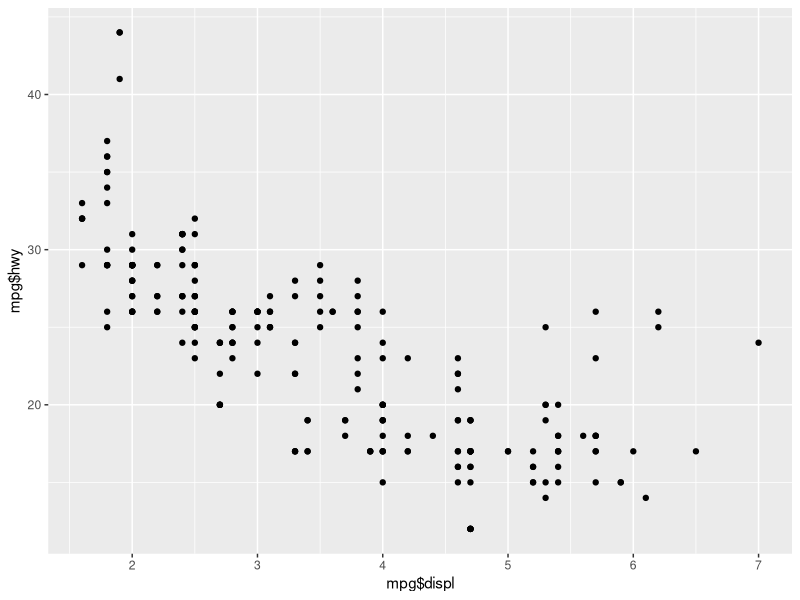
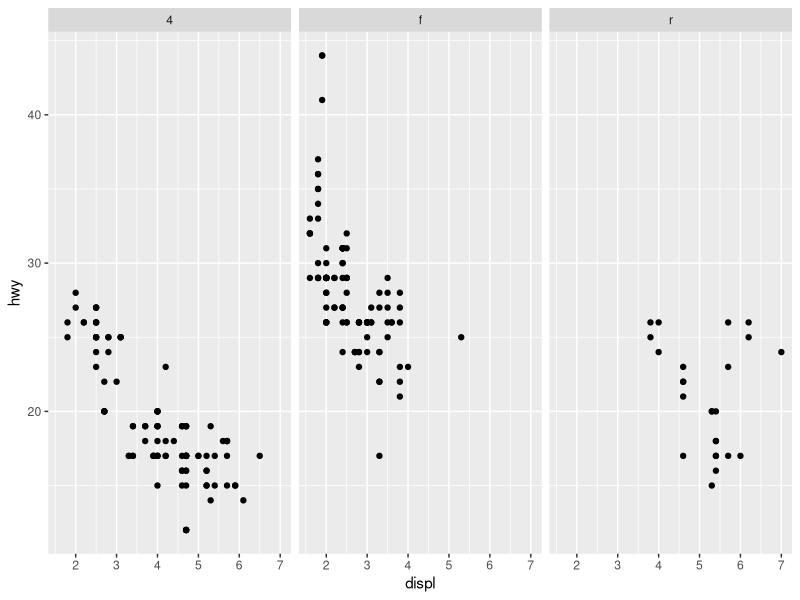
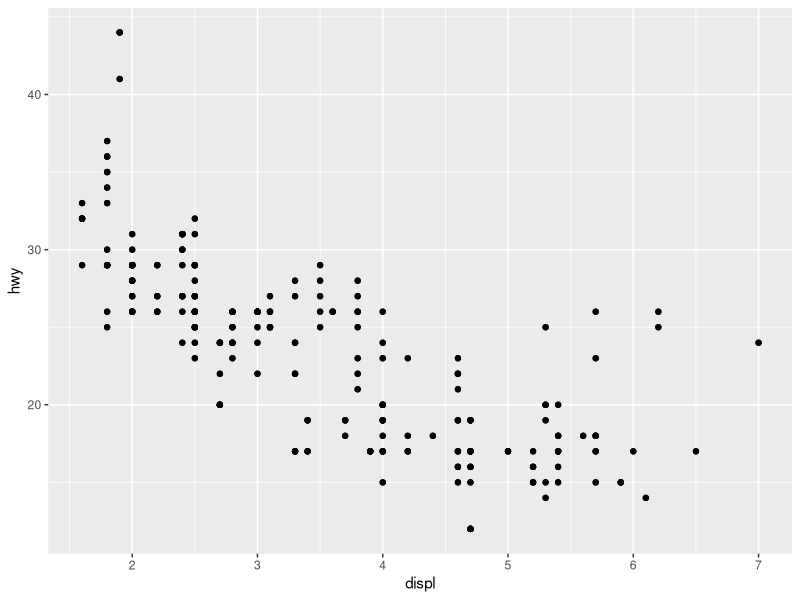
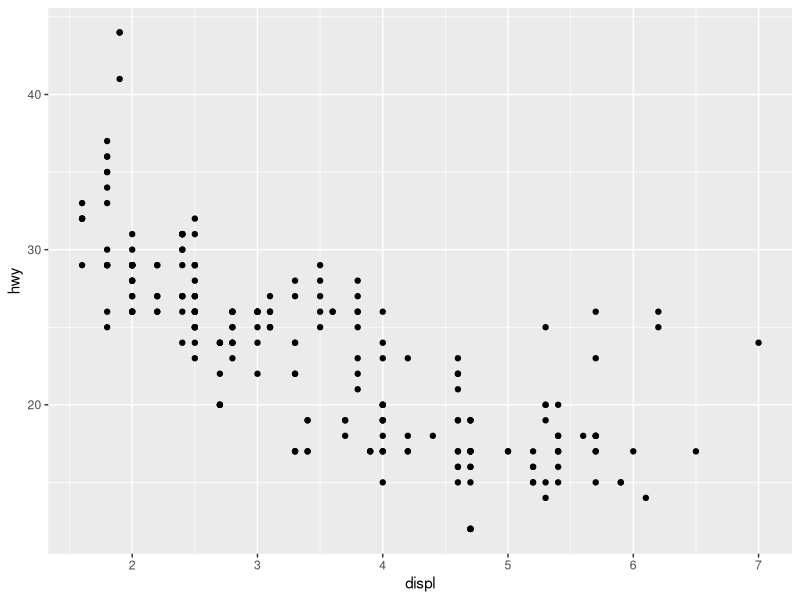
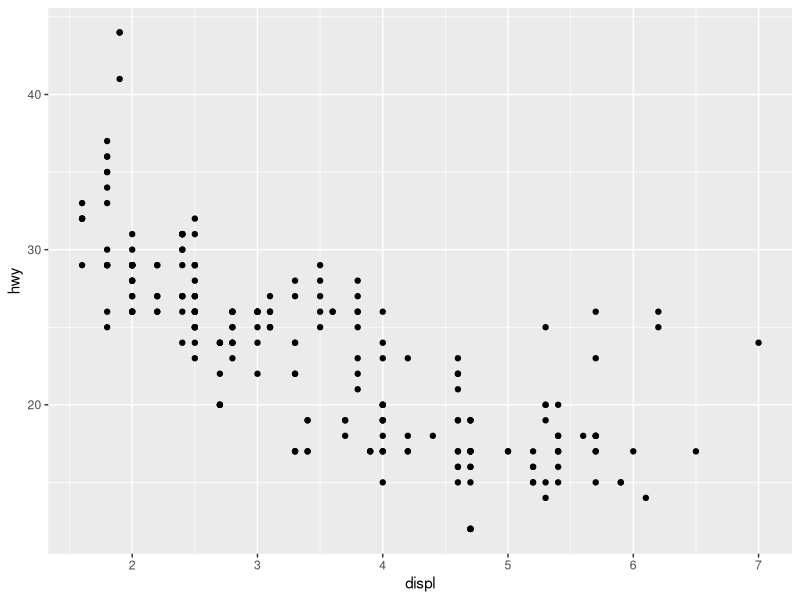
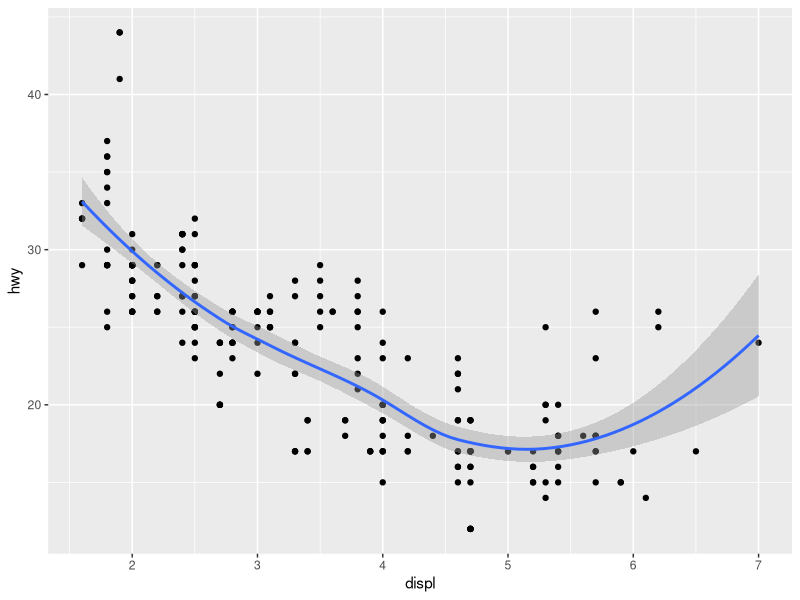
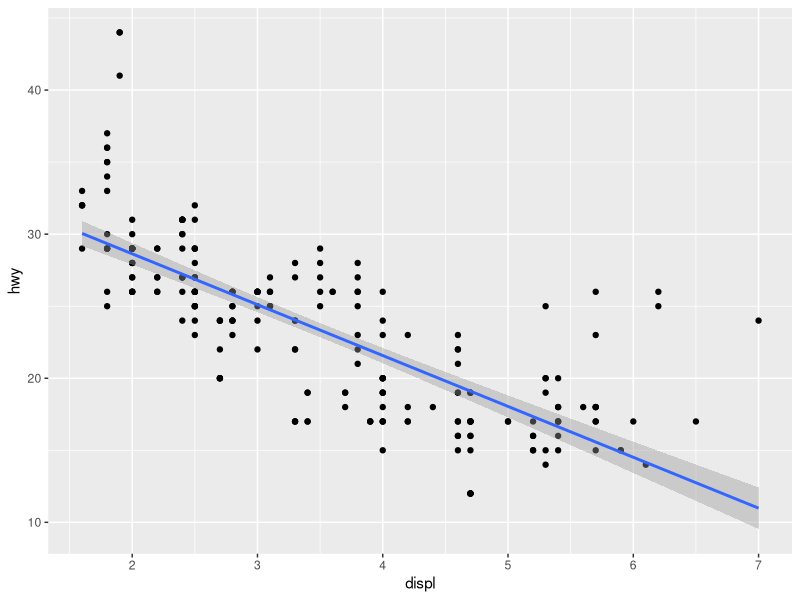
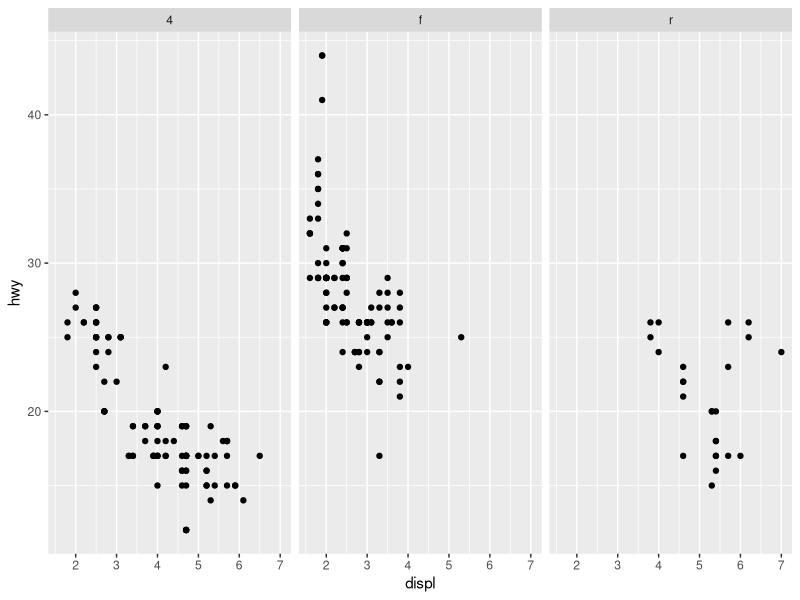

Reproduce these figures in R, in order. (Note: this script raises an error after producing the figures.)



#----------------------------------------------------------------------------
#----------------------------------------------------------------------------
# ggplot()
#----------------------------------------------------------------------------
#----------------------------------------------------------------------------
library(ggplot2)
?ggplot()

data(diamonds)
data(longley)
?longley
?qplot


# testa ggplot:
data(mpg)
?mpg


# Quick plot:
qplot(mpg$displ, mpg$hwy)
qplot(displ, hwy, data=mpg, facets=.~drv)


# How to do this the "correct" way

p <- ggplot(data = mpg, aes(x = displ, y = hwy)) + geom_point()
p + geom_point()
# or
p <- ggplot(data = mpg) + aes(x = displ,y = hwy) + geom_point()
p
# samma som 
print(p)

# kolla 
str(p)
summary(p)
class(p)

p + geom_smooth()
p + geom_smooth(method="lm")

p + facet_grid(.~drv)

p + geom_smooth(method="lm") + facet_grid(.~drv)

p + geom_smooth(method="lm") + facet_grid(drv~.)

p + geom_smooth(method="loess") + facet_grid(.~drv)

# För lite data för alla celler
p + facet_grid(fl~drv)




names(mpg)
?mpg


# Använda andra aestetics:
ggplot(data = mpg, aes(displ,hwy)) + 
  geom_point(color="steelblue") +
  geom_smooth(method="lm")

ggplot(data = mpg, aes(displ,hwy)) + 
  geom_point(color="green", size=4, alpha=0.5) +
  geom_smooth(method="lm")


# Använda färg och form som aestetic
ggplot(data = mpg, aes(x = displ, y = hwy)) + 
  geom_point(aes(color=drv))

ggplot(data = mpg, aes(displ,hwy)) + 
  geom_point(aes(shape=drv, color=drv)) + 
  xlab("Displacement") + 
  ylab("Highway miles")


# Styra x labels och y labels


# Linjegrafer
library(ggplot2)
#install.packages("ggthemes")
library(ggthemes)

data(Nile)
Nile2 <- (data.frame(Nile) )
class(Nile2)
colnames(Nile2) <- "level"
Nile2$years <- 1871:1970
Nile2$period <- "- 1900" 
Nile2$period[Nile2$years >= 1900] <- "1900 - 1928"
Nile2$period[Nile2$years >= 1929] <- "1929 - 1946"
Nile2$period[Nile2$years > 1946] <- "1946 + " 
Nile2$period <- as.factor(Nile2$period)



ggplot(data=Nile2) + aes(x=years, y=level) + geom_line()

ggplot(data=Nile2) + aes(x=years, y=level) + geom_line(aes(color = period)) + scale_color_colorblind()

ggplot(data=Nile2) + aes(x=years, y=level, color = period) + geom_line(aes(linetype = period))

ggplot(data=Nile2) + aes(x=years, y=level) + geom_line(aes(linetype = period))

# Teman
ggplot(data=Nile2) + 
  aes(x=years, y=level, color = period) + 
  geom_line(aes(linetype = period)) + 
  theme_bw()

ggplot(data=Nile2) + 
  aes(x=years, y=level, color = period) + 
  geom_line(aes(linetype = period)) + 
  theme_dark()



ggplot(data=Nile) + 
  aes(x=years, y=level, color = period) + 
  geom_line(aes(linetype = period)) + 
  theme_economist()

ggplot(data=Nile) + 
  aes(x=years, y=level, color = period) + 
  geom_line(aes(linetype = period)) + 
  theme_excel()



# Longley data:

data(longley)
ggplot(data=longley) + aes(Year, GNP.deflator) + geom_line()
ggplot(data=longley) + aes(Year, GNP.deflator) + geom_line()+geom_smooth()

# ggplot och histgram:
data(chickwts)
# a <- ggplot(data=chickwts, aes(x=weight))
# a <- a + geom_bar()
# a <- a + facet_grid(.~feed)
# a
# 
# a <- ggplot(data=chickwts, aes(x=weight))
# a <- a + geom_histogram(binwidth = 39)
# a <- a + facet_grid(.~feed)
# a


#----------------------------------------------------------------------------
#----------------------------------------------------------------------------
# statistik, tester mm
#----------------------------------------------------------------------------
#----------------------------------------------------------------------------





#----------------------------------------------------------------------------
#----------------------------------------------------------------------------
# regression:
#----------------------------------------------------------------------------
#----------------------------------------------------------------------------
?lm

data("trees")
class(trees)
plot(trees)
cov(trees)
cor(trees)
cor.test(trees$Girth, trees$Height)


# Run linear model
x <- lm(formula = Volume ~ Girth, data = trees)
class(x)
print(x)
x
summary(x)
anova(x)
plot(x)

x <- lm(formula = Volume ~ -1 + Girth, data = trees)

coef(x)
predict(x)
resid(x)

ggplot(data = data.frame(Volume = trees$Volume,  Girth = trees$Girth)) + 
  aes(x = Volume, y = Girth) +
  geom_point()

x <- lm(formula = Volume ~ ., data = trees)

x <- lm(formula = Volume ~ Girth + Height, data = trees)
print(x)
x
summary(x)
anova(x)
plot(x)

coef(x)
predict(x)
str(x)



